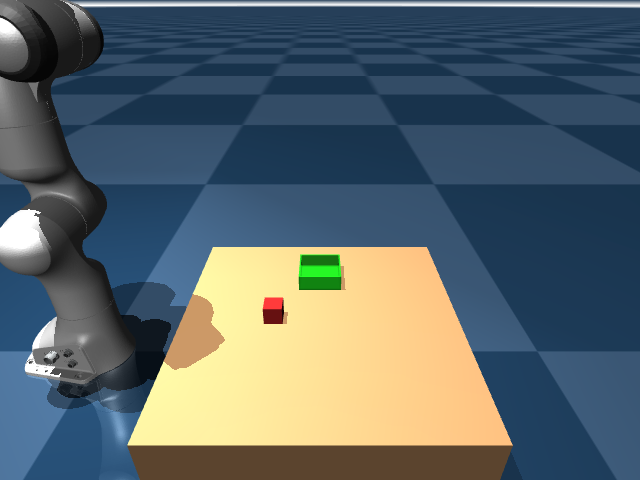

This chart was generated by the following Python code:
import mujoco
import numpy as np
from pathlib import Path

project_root = Path('.').resolve().parent
xml_path = project_root / "assets" / "mujoco" / "scene.xml"
model = mujoco.MjModel.from_xml_path(str(xml_path))
data = mujoco.MjData(model)
mujoco.mj_forward(model, data)

cam_id = mujoco.mj_name2id(model, mujoco.mjtObj.mjOBJ_CAMERA, "perception_cam")

# RGB image
renderer = mujoco.Renderer(model, height=480, width=640)
renderer.update_scene(data, camera=cam_id)
rgb = renderer.render()

# Depth image
renderer.enable_depth_rendering()
renderer.update_scene(data, camera=cam_id)
depth = renderer.render()

print(f"RGB shape: {rgb.shape}")
print(f"Depth shape: {depth.shape}")
print(f"Depth range: {depth.min():.3f} to {depth.max():.3f}")

# Save to check the view
from PIL import Image
Image.fromarray(rgb).save("camera_test.png")
print("Saved camera_test.png")
